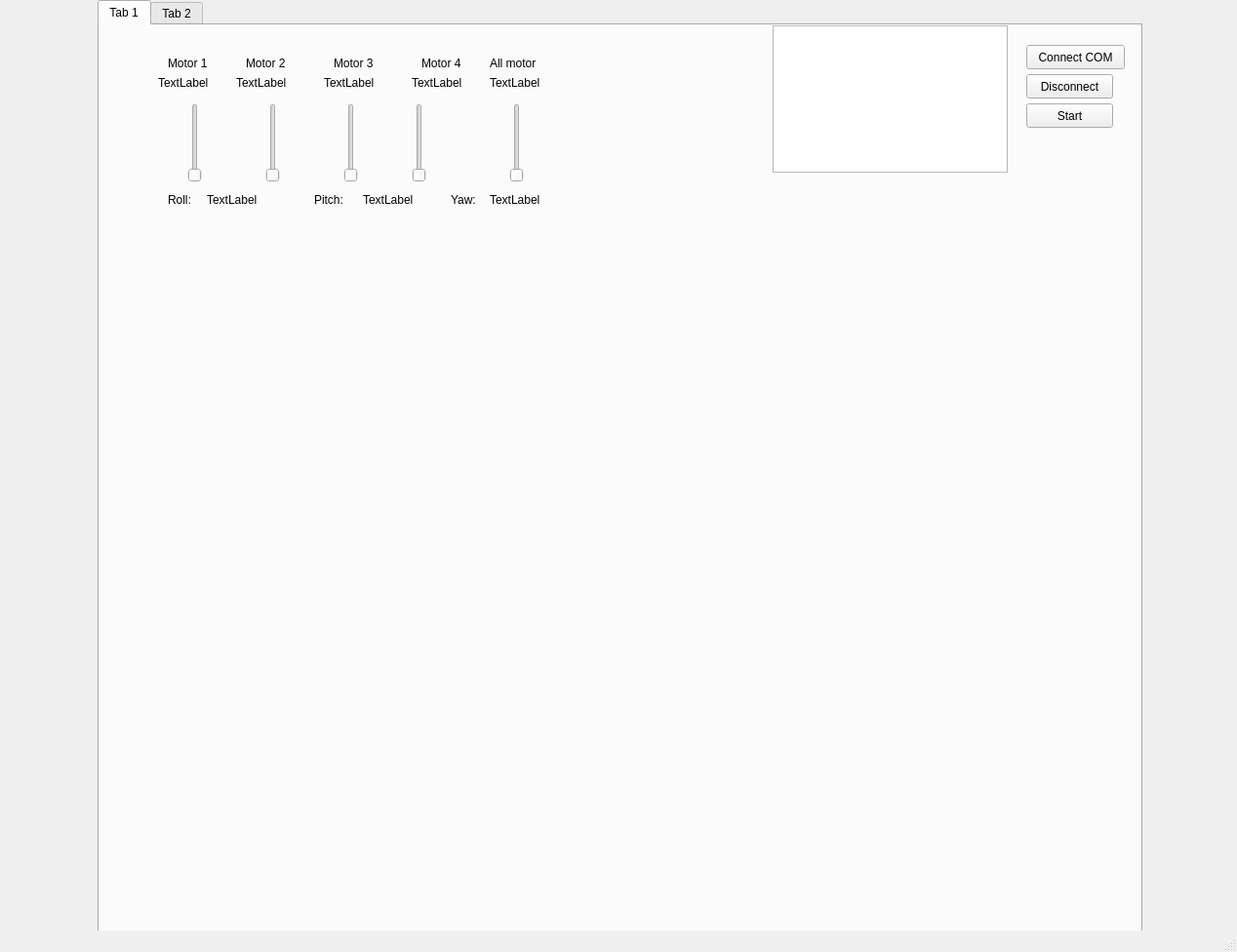
<?xml version="1.0" encoding="UTF-8"?>
<ui version="4.0">
 <class>MainWindow</class>
 <widget class="QMainWindow" name="MainWindow">
  <property name="geometry">
   <rect>
    <x>0</x>
    <y>0</y>
    <width>1268</width>
    <height>976</height>
   </rect>
  </property>
  <property name="windowTitle">
   <string>MainWindow</string>
  </property>
  <widget class="QWidget" name="centralwidget">
   <widget class="QTabWidget" name="tabWidget">
    <property name="geometry">
     <rect>
      <x>100</x>
      <y>0</y>
      <width>1071</width>
      <height>981</height>
     </rect>
    </property>
    <property name="currentIndex">
     <number>0</number>
    </property>
    <widget class="QWidget" name="tab">
     <attribute name="title">
      <string>Tab 1</string>
     </attribute>
     <widget class="QLabel" name="label_7">
      <property name="geometry">
       <rect>
        <x>330</x>
        <y>30</y>
        <width>67</width>
        <height>17</height>
       </rect>
      </property>
      <property name="text">
       <string>Motor 4</string>
      </property>
     </widget>
     <widget class="QLabel" name="label_10">
      <property name="geometry">
       <rect>
        <x>230</x>
        <y>50</y>
        <width>67</width>
        <height>17</height>
       </rect>
      </property>
      <property name="text">
       <string>TextLabel</string>
      </property>
     </widget>
     <widget class="QSlider" name="verticalSlider_2">
      <property name="geometry">
       <rect>
        <x>170</x>
        <y>80</y>
        <width>16</width>
        <height>81</height>
       </rect>
      </property>
      <property name="orientation">
       <enum>Qt::Vertical</enum>
      </property>
     </widget>
     <widget class="QLabel" name="label_6">
      <property name="geometry">
       <rect>
        <x>140</x>
        <y>50</y>
        <width>67</width>
        <height>17</height>
       </rect>
      </property>
      <property name="text">
       <string>TextLabel</string>
      </property>
     </widget>
     <widget class="QLabel" name="label_8">
      <property name="geometry">
       <rect>
        <x>320</x>
        <y>50</y>
        <width>67</width>
        <height>17</height>
       </rect>
      </property>
      <property name="text">
       <string>TextLabel</string>
      </property>
     </widget>
     <widget class="QSlider" name="verticalSlider">
      <property name="geometry">
       <rect>
        <x>90</x>
        <y>80</y>
        <width>16</width>
        <height>81</height>
       </rect>
      </property>
      <property name="orientation">
       <enum>Qt::Vertical</enum>
      </property>
     </widget>
     <widget class="QLabel" name="label_4">
      <property name="geometry">
       <rect>
        <x>60</x>
        <y>50</y>
        <width>67</width>
        <height>17</height>
       </rect>
      </property>
      <property name="text">
       <string>TextLabel</string>
      </property>
     </widget>
     <widget class="QSlider" name="verticalSlider_4">
      <property name="geometry">
       <rect>
        <x>320</x>
        <y>80</y>
        <width>16</width>
        <height>81</height>
       </rect>
      </property>
      <property name="orientation">
       <enum>Qt::Vertical</enum>
      </property>
     </widget>
     <widget class="QPushButton" name="pushButton_2">
      <property name="geometry">
       <rect>
        <x>950</x>
        <y>50</y>
        <width>89</width>
        <height>25</height>
       </rect>
      </property>
      <property name="text">
       <string>Disconnect</string>
      </property>
     </widget>
     <widget class="QLabel" name="label_5">
      <property name="geometry">
       <rect>
        <x>150</x>
        <y>30</y>
        <width>61</width>
        <height>17</height>
       </rect>
      </property>
      <property name="text">
       <string>Motor 2</string>
      </property>
     </widget>
     <widget class="QLabel" name="label_3">
      <property name="geometry">
       <rect>
        <x>70</x>
        <y>30</y>
        <width>67</width>
        <height>17</height>
       </rect>
      </property>
      <property name="text">
       <string>Motor 1</string>
      </property>
     </widget>
     <widget class="QSlider" name="verticalSlider_5">
      <property name="geometry">
       <rect>
        <x>420</x>
        <y>80</y>
        <width>16</width>
        <height>81</height>
       </rect>
      </property>
      <property name="orientation">
       <enum>Qt::Vertical</enum>
      </property>
     </widget>
     <widget class="QLabel" name="label_9">
      <property name="geometry">
       <rect>
        <x>240</x>
        <y>30</y>
        <width>67</width>
        <height>17</height>
       </rect>
      </property>
      <property name="text">
       <string>Motor 3</string>
      </property>
     </widget>
     <widget class="QPushButton" name="pushButton">
      <property name="geometry">
       <rect>
        <x>950</x>
        <y>20</y>
        <width>101</width>
        <height>25</height>
       </rect>
      </property>
      <property name="text">
       <string>Connect COM</string>
      </property>
     </widget>
     <widget class="QLabel" name="label_2">
      <property name="geometry">
       <rect>
        <x>400</x>
        <y>50</y>
        <width>67</width>
        <height>17</height>
       </rect>
      </property>
      <property name="text">
       <string>TextLabel</string>
      </property>
     </widget>
     <widget class="QListWidget" name="listWidget">
      <property name="geometry">
       <rect>
        <x>690</x>
        <y>0</y>
        <width>241</width>
        <height>151</height>
       </rect>
      </property>
     </widget>
     <widget class="QSlider" name="verticalSlider_3">
      <property name="geometry">
       <rect>
        <x>250</x>
        <y>80</y>
        <width>16</width>
        <height>81</height>
       </rect>
      </property>
      <property name="orientation">
       <enum>Qt::Vertical</enum>
      </property>
     </widget>
     <widget class="QLabel" name="label">
      <property name="geometry">
       <rect>
        <x>400</x>
        <y>30</y>
        <width>67</width>
        <height>17</height>
       </rect>
      </property>
      <property name="text">
       <string>All motor</string>
      </property>
     </widget>
     <widget class="QLabel" name="label_11">
      <property name="geometry">
       <rect>
        <x>70</x>
        <y>170</y>
        <width>31</width>
        <height>17</height>
       </rect>
      </property>
      <property name="text">
       <string>Roll:</string>
      </property>
     </widget>
     <widget class="QLabel" name="label_12">
      <property name="geometry">
       <rect>
        <x>110</x>
        <y>170</y>
        <width>67</width>
        <height>17</height>
       </rect>
      </property>
      <property name="text">
       <string>TextLabel</string>
      </property>
     </widget>
     <widget class="QLabel" name="label_13">
      <property name="geometry">
       <rect>
        <x>220</x>
        <y>170</y>
        <width>41</width>
        <height>17</height>
       </rect>
      </property>
      <property name="text">
       <string>Pitch:</string>
      </property>
     </widget>
     <widget class="QLabel" name="label_14">
      <property name="geometry">
       <rect>
        <x>270</x>
        <y>170</y>
        <width>67</width>
        <height>17</height>
       </rect>
      </property>
      <property name="text">
       <string>TextLabel</string>
      </property>
     </widget>
     <widget class="QLabel" name="label_15">
      <property name="geometry">
       <rect>
        <x>360</x>
        <y>170</y>
        <width>41</width>
        <height>17</height>
       </rect>
      </property>
      <property name="text">
       <string>Yaw:</string>
      </property>
     </widget>
     <widget class="QLabel" name="label_16">
      <property name="geometry">
       <rect>
        <x>400</x>
        <y>170</y>
        <width>67</width>
        <height>17</height>
       </rect>
      </property>
      <property name="text">
       <string>TextLabel</string>
      </property>
     </widget>
     <widget class="QPushButton" name="pushButton_3">
      <property name="geometry">
       <rect>
        <x>950</x>
        <y>80</y>
        <width>89</width>
        <height>25</height>
       </rect>
      </property>
      <property name="text">
       <string>Start</string>
      </property>
     </widget>
     <widget class="QWidget" name="gridLayoutWidget">
      <property name="geometry">
       <rect>
        <x>0</x>
        <y>220</y>
        <width>611</width>
        <height>551</height>
       </rect>
      </property>
      <layout class="QGridLayout" name="gridLayout_2">
       <item row="0" column="0">
        <widget class="PlotWidget" name="widget_2" native="true">
         <widget class="PlotWidget" name="widget" native="true">
          <property name="geometry">
           <rect>
            <x>0</x>
            <y>0</y>
            <width>1041</width>
            <height>651</height>
           </rect>
          </property>
         </widget>
        </widget>
       </item>
      </layout>
     </widget>
    </widget>
    <widget class="QWidget" name="tab_2">
     <attribute name="title">
      <string>Tab 2</string>
     </attribute>
    </widget>
   </widget>
  </widget>
  <widget class="QMenuBar" name="menubar">
   <property name="geometry">
    <rect>
     <x>0</x>
     <y>0</y>
     <width>1268</width>
     <height>22</height>
    </rect>
   </property>
  </widget>
  <widget class="QStatusBar" name="statusbar"/>
 </widget>
 <customwidgets>
  <customwidget>
   <class>PlotWidget</class>
   <extends>QWidget</extends>
   <header location="global">pyqtgraph</header>
   <container>1</container>
  </customwidget>
 </customwidgets>
 <resources/>
 <connections/>
</ui>
